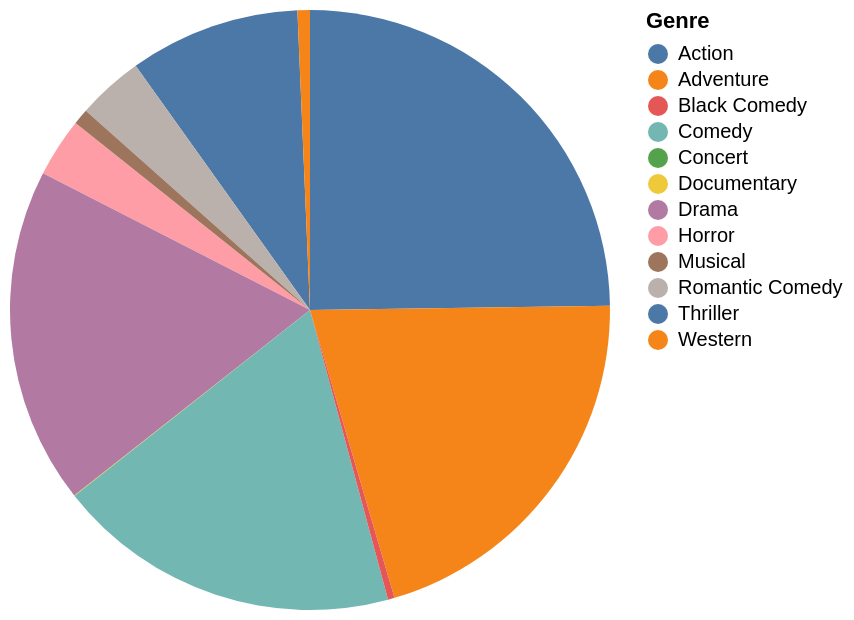

Specify this chart in Vega-Lite:
### Vega-Lite specification from a JSON file in a GitHub repository (floating-point values rounded to 4 significant figures; data arrays with more than 128 entries replaced by an {"elided": "..."} marker saying what was removed)
{"$schema": "https://vega.github.io/schema/vega-lite/v5.json", "mark": {"type": "arc", "tooltip": true}, "encoding": {"theta": {"field": "Production Budget", "type": "quantitative", "aggregate": "sum"}, "color": {"field": "Genre", "type": "nominal"}}, "data": {"values": {"elided": "709 records"}}}
